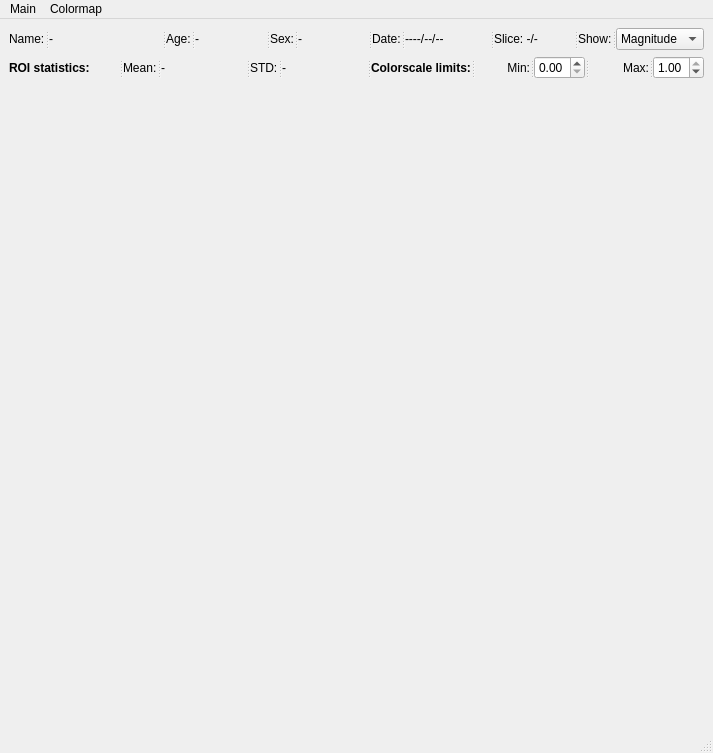
<?xml version="1.0" encoding="UTF-8"?>
<ui version="4.0">
 <class>MainWindow</class>
 <widget class="QMainWindow" name="MainWindow">
  <property name="geometry">
   <rect>
    <x>0</x>
    <y>0</y>
    <width>713</width>
    <height>753</height>
   </rect>
  </property>
  <property name="windowTitle">
   <string>MainWindow</string>
  </property>
  <widget class="QWidget" name="centralwidget">
   <layout class="QVBoxLayout" name="verticalLayout">
    <item>
     <widget class="QSplitter" name="splitter">
      <property name="sizePolicy">
       <sizepolicy hsizetype="Expanding" vsizetype="Fixed">
        <horstretch>0</horstretch>
        <verstretch>0</verstretch>
       </sizepolicy>
      </property>
      <property name="orientation">
       <enum>Qt::Horizontal</enum>
      </property>
      <widget class="QLabel" name="label_name">
       <property name="sizePolicy">
        <sizepolicy hsizetype="Minimum" vsizetype="Preferred">
         <horstretch>0</horstretch>
         <verstretch>0</verstretch>
        </sizepolicy>
       </property>
       <property name="text">
        <string>Name:</string>
       </property>
      </widget>
      <widget class="QLabel" name="label_name_value">
       <property name="sizePolicy">
        <sizepolicy hsizetype="Preferred" vsizetype="Preferred">
         <horstretch>1</horstretch>
         <verstretch>0</verstretch>
        </sizepolicy>
       </property>
       <property name="minimumSize">
        <size>
         <width>80</width>
         <height>0</height>
        </size>
       </property>
       <property name="text">
        <string>-</string>
       </property>
      </widget>
      <widget class="QLabel" name="label_age">
       <property name="sizePolicy">
        <sizepolicy hsizetype="Minimum" vsizetype="Preferred">
         <horstretch>0</horstretch>
         <verstretch>0</verstretch>
        </sizepolicy>
       </property>
       <property name="text">
        <string>Age:</string>
       </property>
      </widget>
      <widget class="QLabel" name="label_age_value">
       <property name="sizePolicy">
        <sizepolicy hsizetype="Preferred" vsizetype="Preferred">
         <horstretch>1</horstretch>
         <verstretch>0</verstretch>
        </sizepolicy>
       </property>
       <property name="minimumSize">
        <size>
         <width>50</width>
         <height>0</height>
        </size>
       </property>
       <property name="text">
        <string>-</string>
       </property>
      </widget>
      <widget class="QLabel" name="label_sex">
       <property name="sizePolicy">
        <sizepolicy hsizetype="Minimum" vsizetype="Preferred">
         <horstretch>0</horstretch>
         <verstretch>0</verstretch>
        </sizepolicy>
       </property>
       <property name="text">
        <string>Sex:</string>
       </property>
      </widget>
      <widget class="QLabel" name="label_sex_value">
       <property name="sizePolicy">
        <sizepolicy hsizetype="Preferred" vsizetype="Preferred">
         <horstretch>1</horstretch>
         <verstretch>0</verstretch>
        </sizepolicy>
       </property>
       <property name="minimumSize">
        <size>
         <width>50</width>
         <height>0</height>
        </size>
       </property>
       <property name="text">
        <string>-</string>
       </property>
      </widget>
      <widget class="QLabel" name="label_date">
       <property name="sizePolicy">
        <sizepolicy hsizetype="Minimum" vsizetype="Preferred">
         <horstretch>0</horstretch>
         <verstretch>0</verstretch>
        </sizepolicy>
       </property>
       <property name="text">
        <string>Date:</string>
       </property>
      </widget>
      <widget class="QLabel" name="label_date_value">
       <property name="sizePolicy">
        <sizepolicy hsizetype="Preferred" vsizetype="Preferred">
         <horstretch>1</horstretch>
         <verstretch>0</verstretch>
        </sizepolicy>
       </property>
       <property name="minimumSize">
        <size>
         <width>60</width>
         <height>0</height>
        </size>
       </property>
       <property name="text">
        <string>----/--/--</string>
       </property>
      </widget>
      <widget class="QLabel" name="label_slice">
       <property name="sizePolicy">
        <sizepolicy hsizetype="Preferred" vsizetype="Preferred">
         <horstretch>0</horstretch>
         <verstretch>0</verstretch>
        </sizepolicy>
       </property>
       <property name="minimumSize">
        <size>
         <width>80</width>
         <height>0</height>
        </size>
       </property>
       <property name="text">
        <string>Slice: -/-</string>
       </property>
      </widget>
      <widget class="QLabel" name="label_show">
       <property name="sizePolicy">
        <sizepolicy hsizetype="Minimum" vsizetype="Preferred">
         <horstretch>0</horstretch>
         <verstretch>0</verstretch>
        </sizepolicy>
       </property>
       <property name="text">
        <string>Show:</string>
       </property>
      </widget>
      <widget class="QComboBox" name="comboBox_magn_phase">
       <item>
        <property name="text">
         <string comment="magnitude">Magnitude</string>
        </property>
       </item>
       <item>
        <property name="text">
         <string comment="phase">Phase</string>
        </property>
       </item>
      </widget>
     </widget>
    </item>
    <item>
     <widget class="QSplitter" name="splitter_statistics">
      <property name="sizePolicy">
       <sizepolicy hsizetype="Expanding" vsizetype="Fixed">
        <horstretch>0</horstretch>
        <verstretch>0</verstretch>
       </sizepolicy>
      </property>
      <property name="orientation">
       <enum>Qt::Horizontal</enum>
      </property>
      <widget class="QLabel" name="label_roi_statistics">
       <property name="sizePolicy">
        <sizepolicy hsizetype="Preferred" vsizetype="Preferred">
         <horstretch>0</horstretch>
         <verstretch>0</verstretch>
        </sizepolicy>
       </property>
       <property name="minimumSize">
        <size>
         <width>110</width>
         <height>0</height>
        </size>
       </property>
       <property name="maximumSize">
        <size>
         <width>16777215</width>
         <height>16777215</height>
        </size>
       </property>
       <property name="font">
        <font>
         <weight>75</weight>
         <bold>true</bold>
        </font>
       </property>
       <property name="text">
        <string>ROI statistics:</string>
       </property>
      </widget>
      <widget class="QLabel" name="label_mean">
       <property name="sizePolicy">
        <sizepolicy hsizetype="Minimum" vsizetype="Preferred">
         <horstretch>0</horstretch>
         <verstretch>0</verstretch>
        </sizepolicy>
       </property>
       <property name="minimumSize">
        <size>
         <width>0</width>
         <height>0</height>
        </size>
       </property>
       <property name="text">
        <string>Mean:</string>
       </property>
      </widget>
      <widget class="QLabel" name="label_mean_value">
       <property name="sizePolicy">
        <sizepolicy hsizetype="Preferred" vsizetype="Preferred">
         <horstretch>1</horstretch>
         <verstretch>0</verstretch>
        </sizepolicy>
       </property>
       <property name="minimumSize">
        <size>
         <width>0</width>
         <height>0</height>
        </size>
       </property>
       <property name="text">
        <string>-</string>
       </property>
      </widget>
      <widget class="QLabel" name="label_std">
       <property name="sizePolicy">
        <sizepolicy hsizetype="Minimum" vsizetype="Preferred">
         <horstretch>0</horstretch>
         <verstretch>0</verstretch>
        </sizepolicy>
       </property>
       <property name="text">
        <string>STD:</string>
       </property>
      </widget>
      <widget class="QLabel" name="label_std_value">
       <property name="sizePolicy">
        <sizepolicy hsizetype="Preferred" vsizetype="Preferred">
         <horstretch>1</horstretch>
         <verstretch>0</verstretch>
        </sizepolicy>
       </property>
       <property name="text">
        <string>-</string>
       </property>
      </widget>
      <widget class="QLabel" name="label_colorscale">
       <property name="sizePolicy">
        <sizepolicy hsizetype="Preferred" vsizetype="Preferred">
         <horstretch>0</horstretch>
         <verstretch>0</verstretch>
        </sizepolicy>
       </property>
       <property name="minimumSize">
        <size>
         <width>0</width>
         <height>0</height>
        </size>
       </property>
       <property name="font">
        <font>
         <weight>75</weight>
         <bold>true</bold>
        </font>
       </property>
       <property name="text">
        <string>Colorscale limits:</string>
       </property>
      </widget>
      <widget class="QLabel" name="label_colorscale_min">
       <property name="minimumSize">
        <size>
         <width>55</width>
         <height>0</height>
        </size>
       </property>
       <property name="text">
        <string>Min:</string>
       </property>
       <property name="alignment">
        <set>Qt::AlignRight|Qt::AlignTrailing|Qt::AlignVCenter</set>
       </property>
      </widget>
      <widget class="QDoubleSpinBox" name="doubleSpinBox_colorscale_min">
       <property name="sizePolicy">
        <sizepolicy hsizetype="Preferred" vsizetype="Preferred">
         <horstretch>0</horstretch>
         <verstretch>0</verstretch>
        </sizepolicy>
       </property>
       <property name="maximum">
        <double>1.000000000000000</double>
       </property>
       <property name="singleStep">
        <double>0.100000000000000</double>
       </property>
      </widget>
      <widget class="QLabel" name="label_colorscale_max">
       <property name="sizePolicy">
        <sizepolicy hsizetype="Minimum" vsizetype="Preferred">
         <horstretch>0</horstretch>
         <verstretch>0</verstretch>
        </sizepolicy>
       </property>
       <property name="minimumSize">
        <size>
         <width>60</width>
         <height>0</height>
        </size>
       </property>
       <property name="text">
        <string>Max:</string>
       </property>
       <property name="alignment">
        <set>Qt::AlignRight|Qt::AlignTrailing|Qt::AlignVCenter</set>
       </property>
      </widget>
      <widget class="QDoubleSpinBox" name="doubleSpinBox_colorscale_max">
       <property name="sizePolicy">
        <sizepolicy hsizetype="Preferred" vsizetype="Preferred">
         <horstretch>0</horstretch>
         <verstretch>0</verstretch>
        </sizepolicy>
       </property>
       <property name="maximum">
        <double>1.000000000000000</double>
       </property>
       <property name="singleStep">
        <double>0.100000000000000</double>
       </property>
       <property name="value">
        <double>1.000000000000000</double>
       </property>
      </widget>
     </widget>
    </item>
    <item>
     <widget class="MplWidget" name="mplWidget" native="true">
      <property name="sizePolicy">
       <sizepolicy hsizetype="Preferred" vsizetype="Preferred">
        <horstretch>1</horstretch>
        <verstretch>0</verstretch>
       </sizepolicy>
      </property>
      <property name="mouseTracking">
       <bool>false</bool>
      </property>
     </widget>
    </item>
   </layout>
  </widget>
  <widget class="QMenuBar" name="menuBar">
   <property name="geometry">
    <rect>
     <x>0</x>
     <y>0</y>
     <width>713</width>
     <height>21</height>
    </rect>
   </property>
   <widget class="QMenu" name="menuMain">
    <property name="title">
     <string>Main</string>
    </property>
    <addaction name="actionOpen_h5"/>
    <addaction name="actionOpen_dcm"/>
    <addaction name="separator"/>
    <addaction name="action_metadata"/>
    <addaction name="separator"/>
    <addaction name="actionQuit"/>
   </widget>
   <widget class="QMenu" name="menuColormap">
    <property name="title">
     <string>Colormap</string>
    </property>
    <addaction name="actionPlasma"/>
    <addaction name="actionViridis"/>
    <addaction name="actionGray"/>
   </widget>
   <addaction name="menuMain"/>
   <addaction name="menuColormap"/>
  </widget>
  <widget class="QStatusBar" name="statusBar"/>
  <action name="actionOpen_h5">
   <property name="text">
    <string>Open .h5 File</string>
   </property>
   <property name="toolTip">
    <string>Lets you select a .h5 file.</string>
   </property>
  </action>
  <action name="actionQuit">
   <property name="text">
    <string>Quit</string>
   </property>
  </action>
  <action name="actionOpen_dcm">
   <property name="text">
    <string>Open DICOM</string>
   </property>
   <property name="toolTip">
    <string>Lets you select a folder with DCM files.</string>
   </property>
  </action>
  <action name="action_metadata">
   <property name="enabled">
    <bool>false</bool>
   </property>
   <property name="text">
    <string>Metadata</string>
   </property>
   <property name="toolTip">
    <string>Opens window with dicom metadata.</string>
   </property>
  </action>
  <actiongroup name="groupColormap">
   <action name="actionPlasma">
    <property name="checkable">
     <bool>true</bool>
    </property>
    <property name="checked">
     <bool>true</bool>
    </property>
    <property name="text">
     <string>Plasma</string>
    </property>
   </action>
   <action name="actionViridis">
    <property name="checkable">
     <bool>true</bool>
    </property>
    <property name="text">
     <string>Viridis</string>
    </property>
   </action>
   <action name="actionGray">
    <property name="checkable">
     <bool>true</bool>
    </property>
    <property name="text">
     <string>Gray</string>
    </property>
   </action>
  </actiongroup>
 </widget>
 <customwidgets>
  <customwidget>
   <class>MplWidget</class>
   <extends>QWidget</extends>
   <header>mplwidget.h</header>
   <container>1</container>
  </customwidget>
 </customwidgets>
 <resources/>
 <connections/>
</ui>
